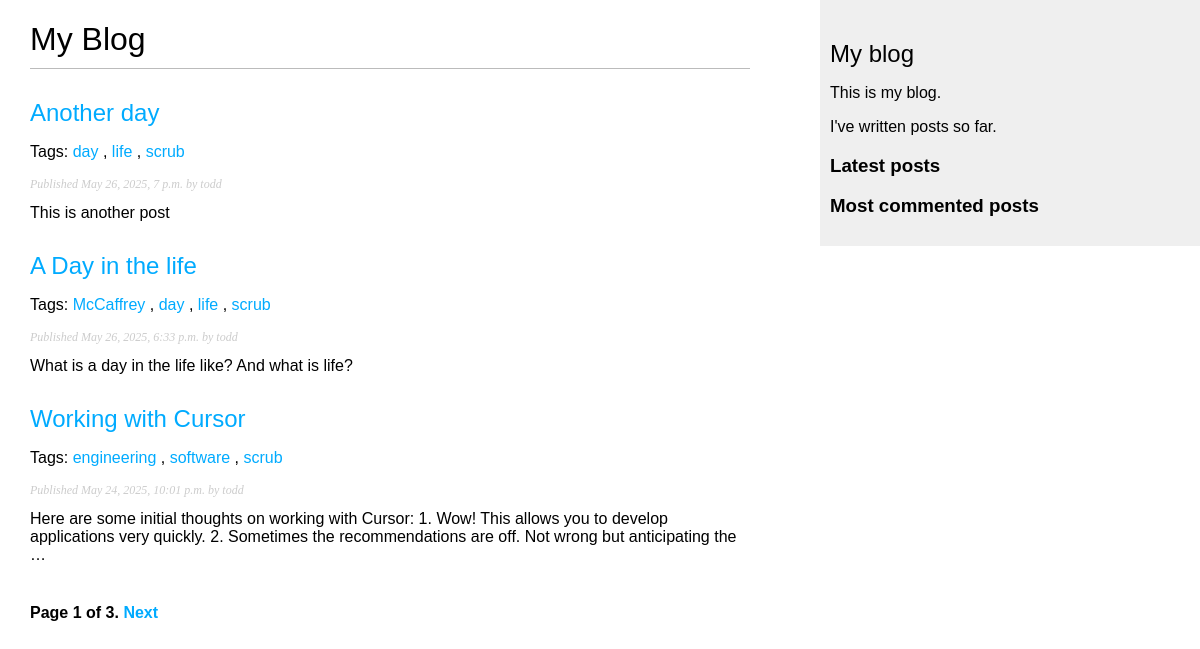
/blog/, run on an earlier commit of the app's database.
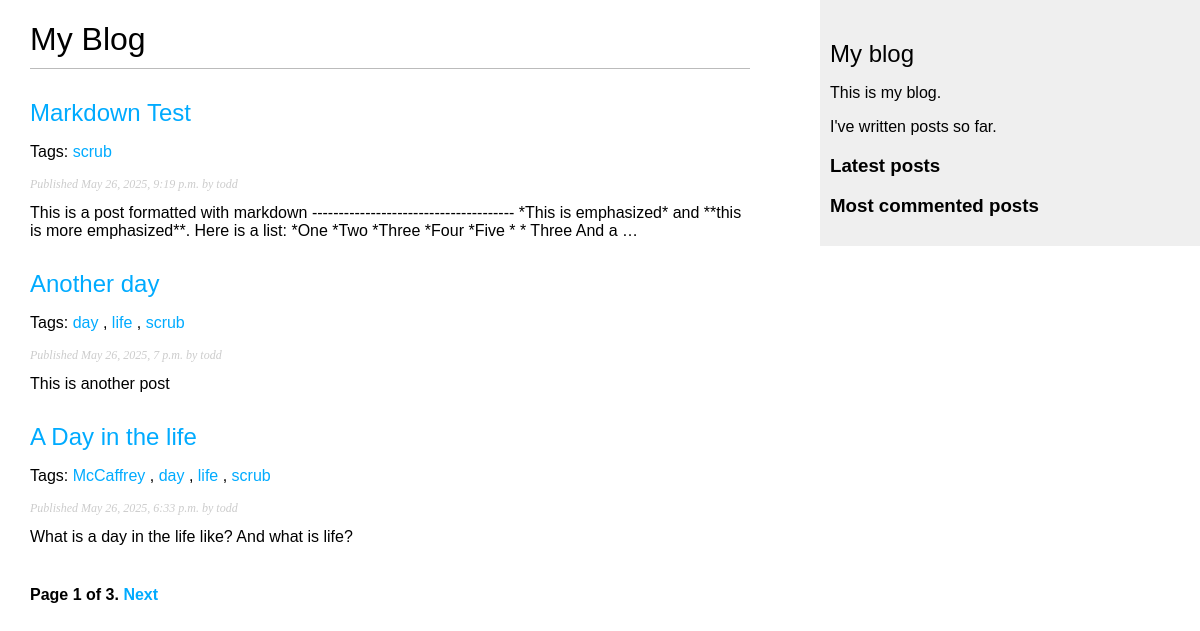
And on a later commit of the database.
### blog/models.py (models this page shows, shortened)
class Post(models.Model):
    class Status(models.TextChoices):
        DRAFT = 'DF', 'Draft'
        PUBLISHED = 'PB', 'Published'
    title = models.CharField(max_length=250)
    tags = TaggableManager()
    author = models.ForeignKey(settings.AUTH_USER_MODEL, on_delete=models.CASCADE, related_name='blog_posts')
    body = models.TextField()
    publish = models.DateTimeField(default=timezone.now)
    created = models.DateTimeField(auto_now_add=True)
    updated = models.DateTimeField(auto_now=True)
    slug = models.SlugField(
        max_length=250,
        unique_for_date='publish'
    )
    status = models.CharField(
        max_length=2,
        choices=Status.choices,
        default=Status.DRAFT
    )
    objects = models.Manager()
    published = PublishedManager()
    class Meta:
        ordering = ['-publish']
        indexes = [
            models.Index(fields=['-publish']),
        ]
    def get_absolute_url(self):
        return reverse('blog:post_detail',
            args=[
            self.publish.year,
            self.publish.month,
            self.publish.day,
            self.slug
            ]
        )

### blog/views.py (the view)
# urls.py: path('', views.post_list, name='post_list'),
def post_list(request, tag_slug=None):
    tag = None
    post_list = Post.published.all()
    if tag_slug:
        tag = get_object_or_404(Tag, slug=tag_slug)
        post_list = post_list.filter(tags__in=[tag])
    paginator = Paginator(post_list.all(), 3)
    page_number = request.GET.get('page', 1)
    try:
        posts = paginator.page(page_number)
    except PageNotAnInteger:
        posts = paginator.page(1)
    except EmptyPage:
        posts = paginator.page(paginator.num_pages)
    return render(
        request,
        'blog/post/list.html',
        {'posts': posts, 'tag': tag }
    )

### blog/models.py (called while the page is built)
    def get_queryset(self):
        return super().get_queryset().filter(status=Post.Status.PUBLISHED)

### blog/templates/blog/post/list.html (shortened to what this page needs)
{% extends "blog/base.html" %}
{% load blog_tags %}
{% block content %}
  <h1>My Blog</h1>
  {% for post in posts %}
    <h2>
      <a href="{{ post.get_absolute_url }}">
        {{ post.title }}
      </a>
    </h2>
    <p class="tags">
    Tags:
    {% for tag in post.tags.all %}
      <a href="{% url "blog:post_list_by_tag" tag.slug %}">
        {{ tag.name }}
      </a>
      {% if not forloop.last %}, {% endif %}
    {% endfor %}
    </p>
    <p class="date">
      Published {{ post.publish }} by {{ post.author }}
    </p>
    {{ post.body|markdown|truncatewords_html:30 }}
  {% endfor %}
  {% include "pagination.html" with page=posts %}
{% endblock %}

What changed in the data, as far as the page shows it:
no longer on this page (row unchanged): Post: title "Working with Cursor", publish "May 24, 2025, 10:01 p.m.", author "todd", body "Here are some initial thoughts on working with Cursor: 1. Wow! This allows you to develop applications very quickly. 2. Sometimes the recommendations are off. Not wrong but anticipating the …", Tag (name "scrub")
no longer on this page (row unchanged): Tag: name "engineering", shown under "Working with Cursor"
no longer on this page (row unchanged): Tag: name "software", shown under "Working with Cursor"
added Post: title "Markdown Test", publish "May 26, 2025, 9:19 p.m.", author "todd", body "This is a post formatted with markdown -------------------------------------- *This is emphasized* and **this is more emphasized**. Here is a list: *One *Two *Three *Four *Five * * Three And a …", Tag (name "scrub")
